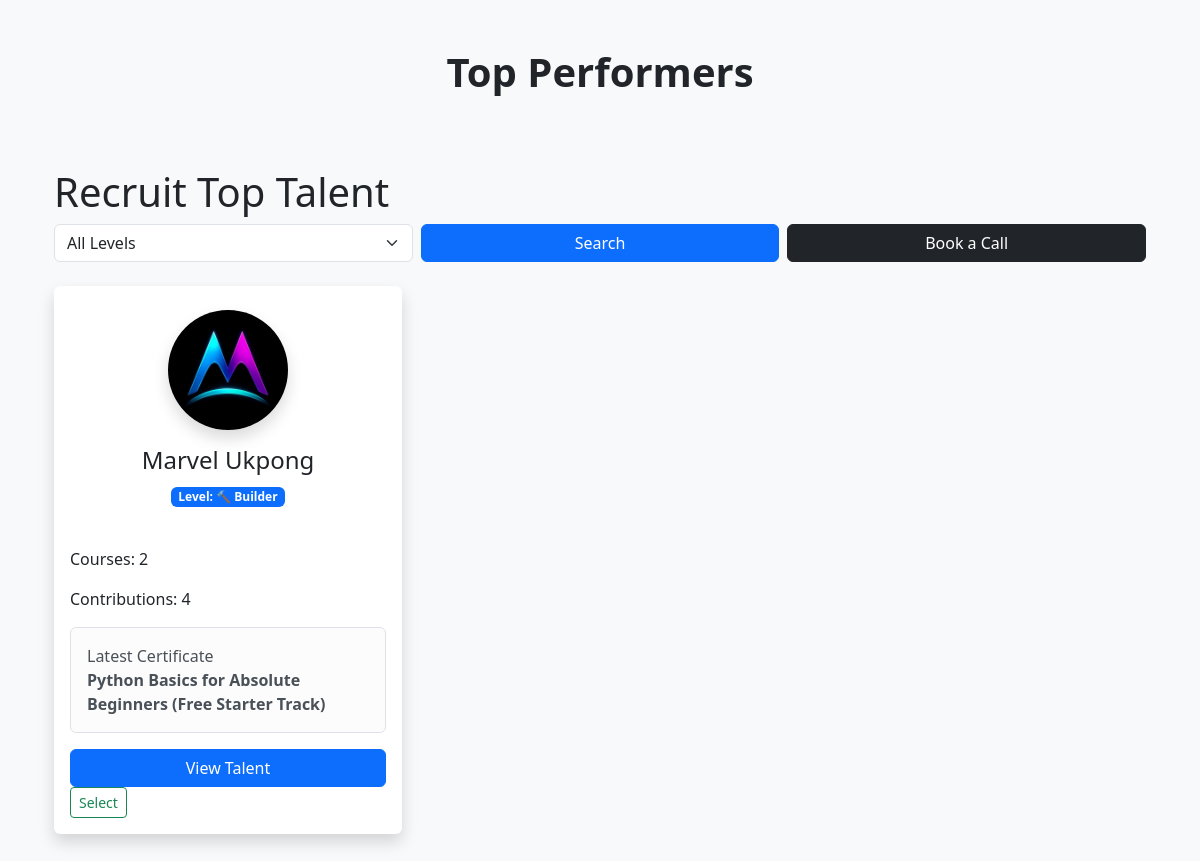
Screenshot of /recruit/recruit/ with the database file from the repository.
### users/models.py (models this page shows, shortened)
class StudentReputation(models.Model):
    user = models.OneToOneField(
        settings.AUTH_USER_MODEL,
        on_delete=models.CASCADE
    )
    completed_courses = models.IntegerField(default=0)
    github_contributions = models.IntegerField(default=0)
    assignments_submitted = models.IntegerField(default=0)
    live_attendance = models.IntegerField(default=0)
    mentor_sessions = models.IntegerField(default=0)
    project_contribution_grade = models.IntegerField(default=0)
    total_score = models.IntegerField(default=0)
    updated_at = models.DateTimeField(auto_now=True)
    @property
    def badge(self):
        if self.total_score >= 800:
           return "🏆 Elite Developer"
        elif self.total_score >= 500:
           return "⭐ Expert Developer"
        elif self.total_score >= 250:
           return "🚀 Professional Developer"
        elif self.total_score >= 100:
           return "🔨 Builder"
        return "🌱 Explorer"

class User(AbstractUser):
    student_id = models.CharField(max_length=20, unique=True, blank=True)
    fullname = models.CharField(max_length=50)
    phone = models.CharField(max_length=20)
    country = models.CharField(max_length=100)
    email = models.EmailField(max_length=254, unique=True)
    github_username = models.CharField(
    max_length=100,
    blank=True,
    null=True
    )
    profile_image = models.ImageField(upload_to='profiles/', blank=True)
    is_verified = models.BooleanField(default=False)
    verified_at = models.DateTimeField(
    null=True,
    blank=True
    )

### courses/models.py (models this page shows, shortened)
class Certificate(models.Model):
    CERT_TYPE = (
        ("completion", "Completion"),
        ("participation", "Participation"),
        ("achievement", "Achievement"),
    )
    student = models.ForeignKey(User, on_delete=models.CASCADE)
    course = models.ForeignKey(Course, on_delete=models.CASCADE)
    certificate_type = models.CharField(
        max_length=20,
        choices=CERT_TYPE,
        default="completion",
    )
    certificate_id = models.CharField(
        max_length=50,
        unique=True,
    )
    issued_date = models.DateTimeField(auto_now_add=True)
    certificate_template = models.ImageField(
        upload_to="certificate_templates/",
        blank=True,
        null=True
    )
    class Meta:
        unique_together = ['student', 'course', 'certificate_type']

class Course(models.Model):
    COURSE_TYPE = (
        ("recorded", "Recorded"),
        ("live", "Live"),
    )
    PAYMENT_TYPE = (
        ('transfer', 'transfer'),
        ('mastercard',  'Mastercard')
    )
    title = models.CharField(max_length=200)
    description = models.TextField()
    price = models.DecimalField(max_digits=8, decimal_places=2)
    payment_type = models.CharField(max_length=10, choices=PAYMENT_TYPE, default="transfer")
    course_type = models.CharField(
        max_length=10,
        choices=COURSE_TYPE,
        default="recorded"
    )
    discount_active = models.BooleanField(default=False)
    discount_percentage = models.PositiveIntegerField(
        default=0
    )
    first_200_discount = models.DecimalField(
        max_digits=5,
        decimal_places=2,
        default=0
    )
    discount_expiry = models.DateTimeField(
        null=True,
        blank=True
    )
    enrollment_open = models.DateTimeField(null=True, blank=True)
    created_at = models.DateTimeField(auto_now_add=True)

### recruit/views.py (the view)
def recruit_home(request):
    level = request.GET.get("level")  # filter
    performers = (
        StudentReputation.objects
        .select_related("user")
        .filter(user__is_verified=True)
        .exclude(user__profile_image="")
        .order_by("-total_score")
    )
    if level in LEVEL_MAP:
        min_score = LEVEL_MAP[level]
        performers = performers.filter(
            total_score__gte=min_score
        )
    performers = performers[:50]
    latest_certificates = {}
    for p in performers:
        latest_certificates[p.user.id] = (
            Certificate.objects
            .filter(student=p.user)
            .order_by("-issued_date")
            .first()
        )
    request.session.setdefault("selected_students", [])
    selected = request.session["selected_students"]
    return render(request, "recruit/top_performers.html", {
        "performers": performers,
        "latest_certificates": latest_certificates,
        "selected_level": level,
        "selected": selected
    })

### core/templatetags/custom_tags.py (called while the page is built)
@register.filter
def get_item(dictionary, key):
    return dictionary.get(key)

### recruit/templates/recruit/top_performers.html (shortened to what this page needs)
{% extends 'base.html' %}
{% load static %}
{% load custom_tags %}
{% block content %}
<section class="py-5 bg-light">
<div class="container">
<h1 class="fw-bold text-center mb-5">
Top Performers
</h1>
<div class="container py-4">
<h1>Recruit Top Talent</h1>
<form method="GET" class="row g-2 mb-4">
<div class="col-md-4">
<select name="level" class="form-select">
<option value="">All Levels</option>
</select>
</div>
<div class="col-md-4">
<button class="btn btn-primary w-100">
Search
</button>
</div>
<div class="col-md-4">
<a href="{% url 'book_call' %}"
class="btn btn-dark w-100">
Book a Call
</a>
</div>
</form>
<div class="row g-4">
{% for performer in performers %}
<div class="col-lg-4 col-md-6">
<div class="card border-0 shadow h-100">
<div class="text-center p-4">
<img
src="{% if performer.user.profile_image %}{{ performer.user.profile_image.url }}{% else %}{% static 'images/default-avatar.png' %}{% endif %}"
class="rounded-circle shadow"
width="120"
height="120">
<h4 class="mt-3">
{{ performer.user.fullname }}
</h4>
<span class="badge bg-primary">
Level:
{{ performer.badge }}
</span>
</div>
<div class="card-body">
<p>
Courses:
{{ performer.completed_courses }}
</p>
<p>
Contributions:
{{ performer.github_contributions }}
</p>
{% with latest_certificates|get_item:performer.user.id as cert %}
{% if cert %}
<div class="alert alert-light border">
Latest Certificate
<br>
<b>{{ cert.course.title }}</b>
</div>
{% endif %}
{% endwith %}
<a
href="{% url 'talent_detail' performer.user.username %}"
class="btn btn-primary w-100">
View Talent
</a>
<a href="{% url 'toggle_student' performer.user.id %}"
class="btn btn-outline-success btn-sm">
Select
</a>
</div>
</div>
</div>
{% endfor %}
</div>
</div>
</section>
{% endblock %}

### templates/base.html (shortened to what this page needs)
{% load static %}
<!doctype html>
<html lang="en">
    <head>
        <link href="https://cdn.jsdelivr.net/npm/bootstrap@5.3.3/dist/css/bootstrap.min.css" rel="stylesheet">
    </head>
    <body>
        {% block content %}{% endblock %}
    </body>

### rows the page displays
StudentReputation: user.profile_image (picture), user.fullname "Marvel Ukpong", badge "🔨 Builder", completed_courses "2", github_contributions "4", user.id.course "Python Basics for Absolute Beginners (Free Starter Track)"
